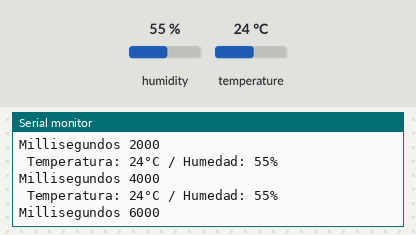
Recording of a sketch running on a simulated Arduino Uno, built with avr-gcc and run on an emulated ATmega328P. On the bench: the last lines printed to the serial monitor. Inputs (shaded band) come from the test bench; at power-on: humidity 55 %, temperature 24 °C.

Above: at 6.8 s.
6.9 s: humidity set to 22 %
At 8.9 s:
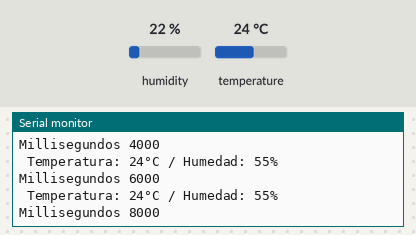
12.3 s: temperature set to 12 °C
At 15.5 s:
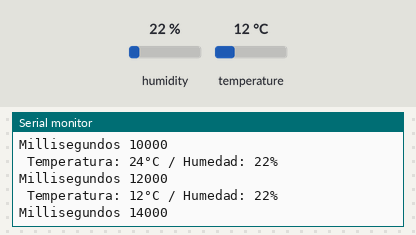
17.7 s: humidity set to 40 %
At 18.5 s:
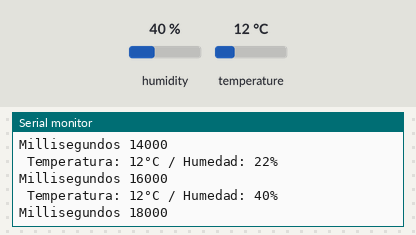
Timing chart, 0 to 20.7 s (numbered marks = the images above; inputs shaded):
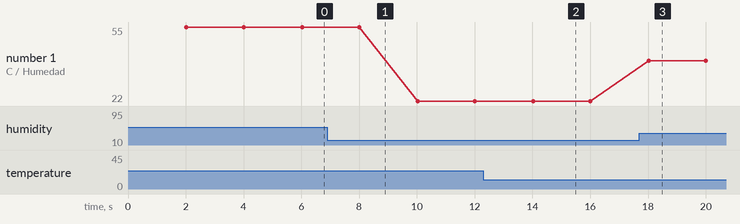

Measured:
- after the input at 12.3 s, the serial monitor: prints a new line after 1.7 s (image 2)
- after the input at 17.7 s, the serial monitor: prints a new line after 0.32 s (image 3)
- plotted number 1: 55 → 22 after the input at 6.9 s, 22 → 40 after the input at 17.7 s

The sketch:

DTH11_TEST.ino
```cpp
/*
  Autor: Edgar Cano
  Rev: 09/04/2024
*/
#include <DHT.h>

#define DHTPin  7
#define DHTType DHT11

DHT dht11(DHTPin, DHTType);

unsigned long previousMillis = 0;
long interval = 2000;     // leer cada 2 seg.

void setup() {
  Serial.begin(9600);
  dht11.begin();
}

void loop() {
 unsigned long currentMillis = millis();
 int tempC;
 int hum;

  if ( (currentMillis - previousMillis) >= interval ){
    previousMillis = currentMillis;

    tempC = dht11.readTemperature();
    hum = dht11.readHumidity();

    Serial.print(" Temperatura: ");
    Serial.print(tempC);
    Serial.print("°C /");
    Serial.print(" Humedad: ");
    Serial.print(hum);
    Serial.println("%");
    Serial.print("Millisegundos ");
    Serial.println(previousMillis);
  }
}
```
